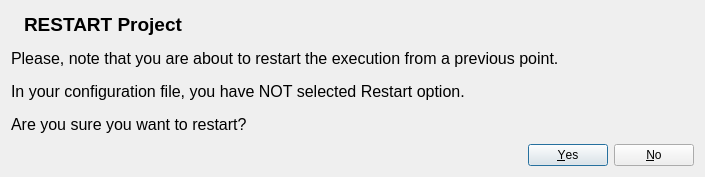
<?xml version="1.0" encoding="UTF-8"?>
<ui version="4.0">
 <class>WarningRestartDialog</class>
 <widget class="QDialog" name="WarningRestartDialog">
  <property name="geometry">
   <rect>
    <x>0</x>
    <y>0</y>
    <width>705</width>
    <height>177</height>
   </rect>
  </property>
  <property name="sizePolicy">
   <sizepolicy hsizetype="Fixed" vsizetype="Fixed">
    <horstretch>0</horstretch>
    <verstretch>0</verstretch>
   </sizepolicy>
  </property>
  <property name="windowTitle">
   <string>Dialog</string>
  </property>
  <layout class="QVBoxLayout" name="verticalLayout">
   <item>
    <layout class="QHBoxLayout" name="horizontalLayout">
     <item>
      <widget class="QLabel" name="label_5">
       <property name="sizePolicy">
        <sizepolicy hsizetype="Fixed" vsizetype="Preferred">
         <horstretch>0</horstretch>
         <verstretch>0</verstretch>
        </sizepolicy>
       </property>
       <property name="text">
        <string/>
       </property>
       <property name="pixmap">
        <pixmap resource="../../toolbarIcons.qrc">:/new/toolbarIcons/images/warning.png</pixmap>
       </property>
      </widget>
     </item>
     <item>
      <widget class="QLabel" name="label">
       <property name="font">
        <font>
         <pointsize>14</pointsize>
         <weight>75</weight>
         <bold>true</bold>
        </font>
       </property>
       <property name="text">
        <string>RESTART Project</string>
       </property>
      </widget>
     </item>
    </layout>
   </item>
   <item>
    <widget class="QLabel" name="label_2">
     <property name="font">
      <font>
       <pointsize>12</pointsize>
       <weight>50</weight>
       <bold>false</bold>
      </font>
     </property>
     <property name="text">
      <string>Please, note that you are about to restart the execution from a previous point.  </string>
     </property>
    </widget>
   </item>
   <item>
    <widget class="QLabel" name="label_3">
     <property name="font">
      <font>
       <pointsize>12</pointsize>
       <weight>50</weight>
       <bold>false</bold>
      </font>
     </property>
     <property name="text">
      <string>In your configuration file, you have NOT selected Restart option. </string>
     </property>
    </widget>
   </item>
   <item>
    <widget class="QLabel" name="label_4">
     <property name="font">
      <font>
       <pointsize>12</pointsize>
       <weight>50</weight>
       <bold>false</bold>
      </font>
     </property>
     <property name="text">
      <string>Are you sure you want to restart?</string>
     </property>
    </widget>
   </item>
   <item>
    <widget class="QDialogButtonBox" name="restart_buttonBox">
     <property name="orientation">
      <enum>Qt::Horizontal</enum>
     </property>
     <property name="standardButtons">
      <set>QDialogButtonBox::No|QDialogButtonBox::Yes</set>
     </property>
    </widget>
   </item>
  </layout>
 </widget>
 <resources>
  <include location="../../toolbarIcons.qrc"/>
 </resources>
 <connections>
  <connection>
   <sender>restart_buttonBox</sender>
   <signal>accepted()</signal>
   <receiver>WarningRestartDialog</receiver>
   <slot>accept()</slot>
   <hints>
    <hint type="sourcelabel">
     <x>248</x>
     <y>254</y>
    </hint>
    <hint type="destinationlabel">
     <x>157</x>
     <y>274</y>
    </hint>
   </hints>
  </connection>
  <connection>
   <sender>restart_buttonBox</sender>
   <signal>rejected()</signal>
   <receiver>WarningRestartDialog</receiver>
   <slot>reject()</slot>
   <hints>
    <hint type="sourcelabel">
     <x>316</x>
     <y>260</y>
    </hint>
    <hint type="destinationlabel">
     <x>286</x>
     <y>274</y>
    </hint>
   </hints>
  </connection>
 </connections>
</ui>
